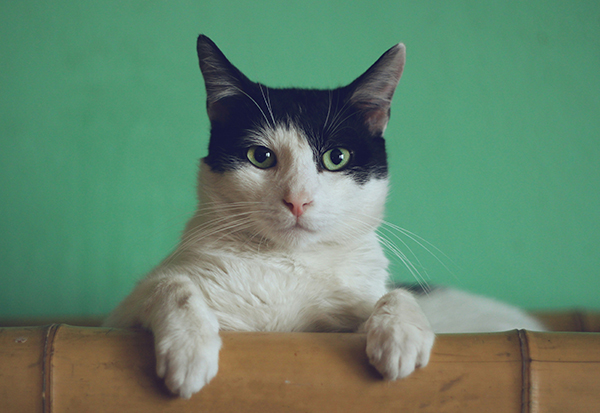
#> input picture images/Cat2.jpg, 600 x 413 px
$ python color-histogram.py
#> lines starting #> are read from the running program, lines starting #| are printed output that depends on the picture
import cv2 as cv
import matplotlib.pyplot as plt

img = cv.imread('../images/Cat2.jpg')
#> img is the input picture: shape (413, 600, 3); mean B, G, R 108.4, 133.2, 99.7
cv.imshow('Cat', img)

plt.figure()
plt.title('Color Histogram')
plt.xlabel('Bins')
plt.ylabel('# of Pixels')
colors = ('b', 'g', 'r')

for i, col in enumerate(colors):
    hist = cv.calcHist ([img], [i], None, [256], [0, 255])
    plt.plot(hist, color=col, label=f'{col} channel')
    plt.xlim([0, 256])

plt.legend()
plt.show()
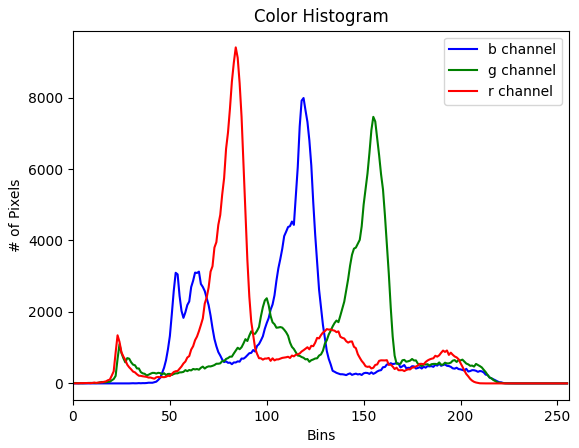
#> figure drawn by matplotlib, 1 panel; curve peaks at x = 119, y = 7988; curve peaks at x = 155, y = 7461; curve peaks at x = 84, y = 9405

cv.waitKey(0)
